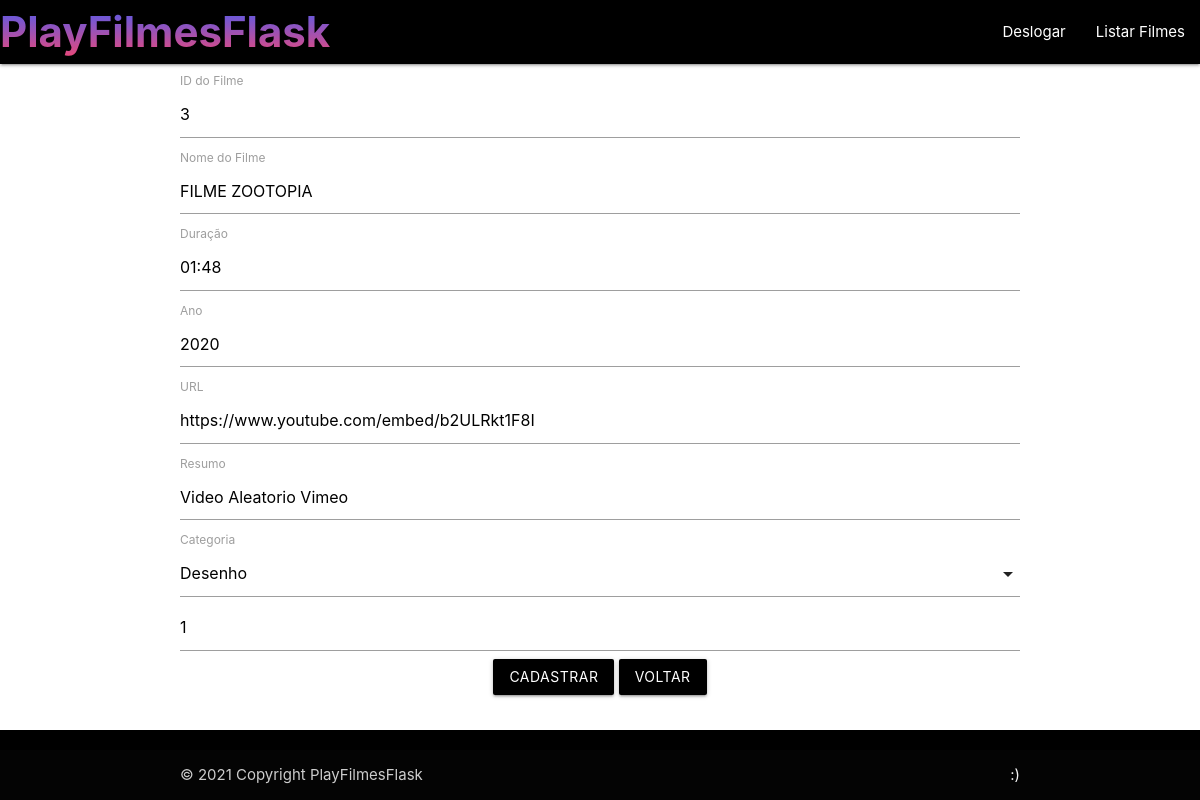
Screenshot of /cadfilme/3 (signed in) with the database file from the repository.
### app/models/tables.py (models this page shows, shortened)
class Filme(db.Model):
	__tablename__ = "filmes"
	id          = db.Column(db.Integer, primary_key=True)
	nome        = db.Column(db.String(200))
	duracao     = db.Column(db.String(200))
	ano		    = db.Column(db.String(200))
	url         = db.Column(db.String(200))
	capa        = db.Column(db.String(200))
	resumo		= db.Column(db.Text)
	id_user_cad = db.Column(db.Integer, db.ForeignKey("users.id"))
	id_category = db.Column(db.Integer, db.ForeignKey("categorys.id"))
	user     = db.relationship("User", foreign_keys= id_user_cad)
	category = db.relationship("Category", foreign_keys= id_category)

### app/controllers/default.py (the view)
@app.route("/cadfilme/<int:filme_id>")
@app.route("/cadfilme/",methods=['GET','POST'])
@login_required
def cadFilme(filme_id = None):
	form = FilmeForm()
	if form.validate_on_submit():
		if form.capa.data:
			film = Filme(
						 nome 		 = form.nome.data,
			 			 duracao 	 = form.duracao.data,
						 ano 		 = form.ano.data,
						 url 	     = form.url.data,
						 capa 		 = form.capa.data.filename,
						 resumo 	 = form.resumo.data,
						 id_user_cad = form.id_user_cad.data,
						 id_category = form.id_category.data)
			f = form.capa.data
			filename = secure_filename(f.filename)
			f.save(os.path.join(os.getcwd(),app.config['UPLOAD_FOLDER'], filename))
			db.session.add(film)
			db.session.commit()
		else:
			filme = Filme.query.get(int(form.id.data))
			filme.id          = form.id.data
			filme.nome 		  = form.nome.data
			filme.duracao 	  = form.duracao.data
			filme.ano 		  = form.ano.data
			filme.url 	      = form.url.data
			filme.capa 		  = filme.capa
			filme.resumo	  = form.resumo.data
			filme.id_user_cad = form.id_user_cad.data
			filme.id_category = form.id_category.data
			db.session.commit()
		return render_template('FormFilme.html',form = form)
	else:
		print(">Error: ",form.errors)
	print(filme_id)
	if(filme_id != None):
		print('Edit')
		filme = Filme.query.filter_by(id=filme_id).first()
		if(filme):
			form.id.data            = filme.id
			form.nome.data          = filme.nome
			form.duracao.data		= filme.duracao
			form.ano.data			= filme.ano
			form.url.data			= filme.url
			form.resumo.data		= filme.resumo
			form.id_user_cad.data	= filme.id_user_cad
			form.id_category.data	= filme.id_category
	else:
		print(">>> Not edit")
	return render_template('FormFilme.html', form=form)

### app/models/forms.py
class FilmeForm(FlaskForm):
    id 			= IntegerField("id")
    nome 		= StringField("nome", validators=[DataRequired()])
    duracao		= StringField("duracao", validators=[DataRequired()])
    ano			= IntegerField("ano", validators=[DataRequired()])
    url			= StringField("url", validators=[DataRequired()])
    resumo      = StringField('resumo',validators=[DataRequired()])
    id_user_cad = IntegerField("id_user_cad", validators=[DataRequired()])
    id_category = SelectField("id_category",choices=[(1, 'Desenho'), (2, 'Comédia')] , validators=[DataRequired()])
    capa = FileField('capa', validators=[FileAllowed(['jpg', 'png'], 'Images only!')])

### app/controllers/default.py (called while the page is built)
@lm.user_loader
def load_user(user_id):
    return User.query.filter_by(id=user_id).first()

### app/models/tables.py (called while the page is built)
	@property
	def is_authenticated(self):
		return True

	def get_id(self):
		return str(self.id)

### app/templates/FormFilme.html (shortened to what this page needs)
	{% extends 'base.html' %}
	{% block content %}
	<div class="container" style="margin-top: 5px;">
		<div class="row">
			<div class="card-content">
				<form action="/cadfilme/" enctype="multipart/form-data" method="POST">
					{% if form.id.data %}
					<label>ID do Filme</label>
					{{form.id(class="form-control", placeholder="ID")}}
					{% endif %}
					<label>Nome do Filme</label>
					{{form.nome(class="form-control", placeholder="Nome")}}
					<label>Duração</label>
					{{form.duracao(class="form-control", placeholder="Duração")}}
					<label>Ano</label>
					{{form.ano(class="form-control", placeholder="Ano")}}
					<label>URL</label>
					{{form.url(class="form-control", placeholder="URL")}}
					<label>Resumo</label>
					{{form.resumo( class="materialize-textarea",cols="35", rows="20",placeholder="Resumo")}}
					<label>Categoria</label>
					{{form.id_user_cad(class="form-control", value=current_user.get_id(), placeholder="Capa")}}
					<div class="center">
						<button class="btn waves-effect waves-white black" type="submit">Cadastrar</button>
						<a href="{{url_for('listFilmesCad')}}" class="btn waves-effect waves-white black">
							Voltar
						</a>
					</div>
				</form>
			</div>
		</div>
	</div>
	{% endblock %}

### app/static/index.css (style rules this page uses)
body { display: flex; min-height: 100vh; flex-direction: column; }

### rows the page displays
Filme: id "3", nome "FILME ZOOTOPIA", duracao "01:48", ano "2020", url "https://www.youtube.com/embed/b2ULRkt1F8I", resumo "Video Aleatorio Vimeo", id_user_cad "1"
